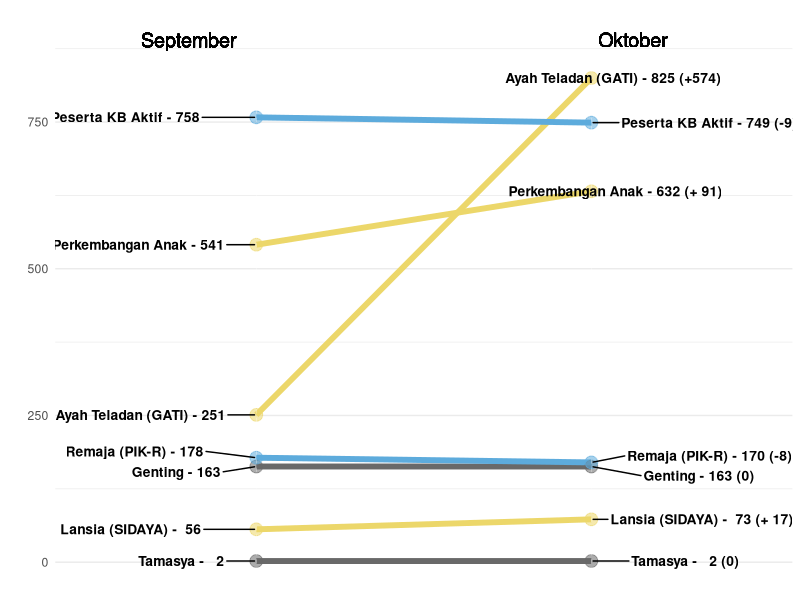
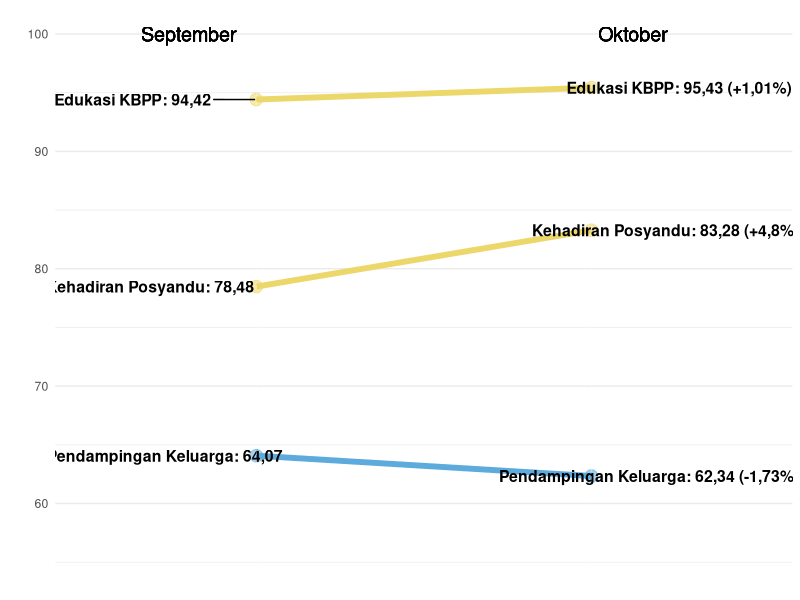
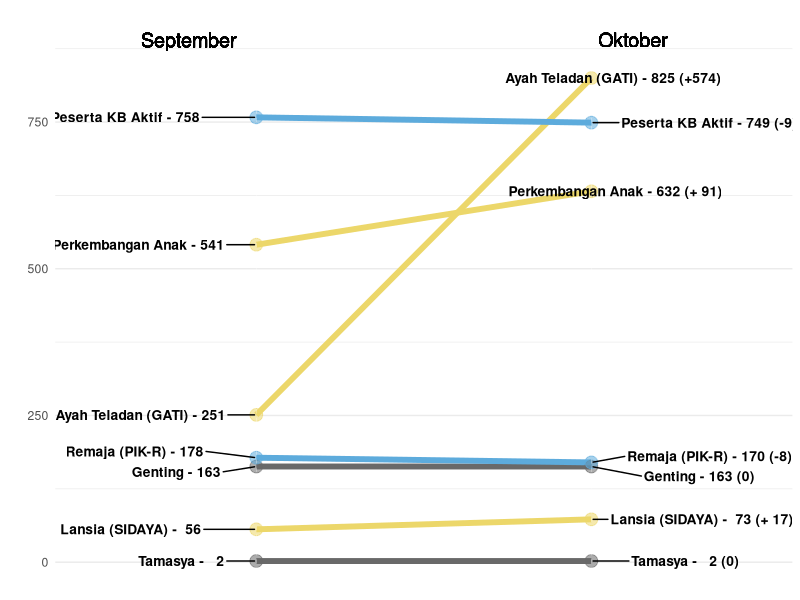
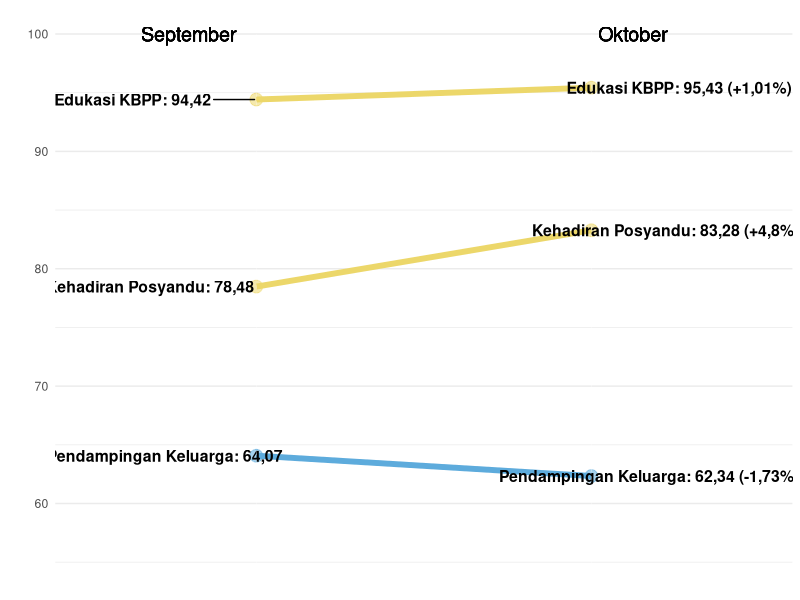

Recreate these plots in R, in order.
library(ggplot2)
library(dplyr)
library(tidyr)
library(ggrepel)
library(stringr)

# Data asli dari gambar
data_raw <- data.frame(
  Indikator = c(
    "Pendampingan Keluarga",
    "Kehadiran Posyandu",
    "Perkembangan Anak",
    "Genting",
    "Tamasya",
    "Edukasi KBPP",
    "Lansia (SIDAYA)",
    "Remaja (PIK-R)",
    "Ayah Teladan (GATI)",
    "Peserta KB Aktif"
  ),
  September = c(64.07, 78.48, 541, 163,2, 94.42, 56, 178, 251, 758),
  Oktober = c(62.34, 83.28, 632, 163, 2, 95.43, 73, 170, 825, 749)
)

# Tambahkan kolom jenis data
data_raw <- data_raw %>%
  mutate(
    Jenis = case_when(
      Indikator %in% c("Pendampingan Keluarga", "Kehadiran Posyandu", 
                       "Edukasi KBPP") ~ "Persentase",
      TRUE ~ "Absolut"
    )
  )

# Pisahkan data

data_absolut <- data_raw %>% filter(Jenis == "Absolut")


data_absolut <- data_absolut %>%
  mutate(
    Perubahan = Oktober - September,
    Label_Perubahan = ifelse(Perubahan > 0, paste0("+", format(Perubahan, big.mark = ".", scientific = FALSE)), 
                             ifelse(Perubahan < 0, format(Perubahan, big.mark = ".", scientific = FALSE), "0")),
    Label_Perubahan = str_squish(Label_Perubahan),
    Keterangan = ifelse(Perubahan > 0, "Naik", 
                        ifelse(Perubahan < 0, "Turun", "Tetap"))
  )

data_absolut <- data_absolut |>
  pivot_longer(
    cols = c(September, Oktober),
    names_to = "Bulan",
    values_to = "Nilai"
  )

data_absolut$Bulan <- factor(data_absolut$Bulan, levels = c("September", "Oktober"))


ggplot(data = data_absolut, aes(x = Bulan, y = Nilai, group = Indikator, fill=Keterangan)) +
  geom_line(aes(color = Keterangan), size = 2) +
  geom_point(aes(color = Keterangan, alpha = 1), size = 4) +
  geom_text_repel(data = data_absolut %>% filter(Bulan == "September"), 
                  aes(label = paste0(Indikator, " - ", format(Nilai, big.mark = ".", scientific = FALSE))) , 
                  hjust = 1.35, 
                  fontface = "bold", 
                  size = 3.5, color = "black") +
  geom_text_repel(data = data_absolut %>% filter(Bulan == "Oktober"), 
                  aes(label = paste0(Indikator, " - ", format(Nilai, big.mark = ".", scientific = FALSE), " (", Label_Perubahan, ")")) , 
                  hjust = -.35, 
                  fontface = "bold", 
                  size = 3.5, color = "black") +
  geom_vline(xintercept = 1, linetype="dashed", size=.1, color = "white") + 
  geom_vline(xintercept=2, linetype="dashed", size=.1, color="white") +
  scale_color_manual(labels = c("Naik", "Tetap", "Turun"), 
                     values = c("Naik"="#ecd76a", "Tetap"="#696969", "Turun"="#5dabdc")) +
  geom_text(label="September", x=1, y=890, hjust=1.2, size=5, color="black") +  # title
  geom_text(label="Oktober", x=2, y=890, hjust=-0.1, size=5, color="black") +
  ylim(0, 900) +
  theme_minimal() +
  theme(legend.position = "none", 
        panel.grid.major.x = element_blank(), panel.grid.minor.x  = element_blank(),
        axis.title.x = element_blank(),
        axis.title.y = element_text(color = "white"),
        axis.ticks = element_blank(), #
        #plot.title = element_markdown(size=14, face = "bold", hjust = 0.5, color = "white"),
        #plot.subtitle =  element_markdown(hjust = 0.5, color = "white"),
        ##plot.caption = element_text(color="white"),
        #plot.background = element_rect("black"),
        #panel.background = element_rect(fill = "black", color  =  NA),
        axis.text.x = element_blank()
  ) 

ggsave("I:/Datin/durasi_medsos.png", dpi = 320, width = 11.5, height = 5)

##
data_persen <- data_raw %>% filter(Jenis == "Persentase")

data_persen <- data_persen %>%
  mutate(
    Perubahan = Oktober - September,
    Label_Perubahan = ifelse(Perubahan > 0, paste0("+", gsub("\\.", ",", round(Perubahan,2))), 
                             ifelse(Perubahan < 0, gsub("\\.", ",", round(Perubahan,2)), "0")),
    Label_Perubahan = paste0(str_squish(Label_Perubahan), "%"),
    Keterangan = ifelse(Perubahan > 0, "Naik", 
                        ifelse(Perubahan < 0, "Turun", "Tetap"))
  )

data_persen <- data_persen |>
  pivot_longer(
    cols = c(September, Oktober),
    names_to = "Bulan",
    values_to = "Nilai"
  )

data_persen$Bulan <- factor(data_persen$Bulan, levels = c("September", "Oktober"))

ggplot(data = data_persen, aes(x = Bulan, y = Nilai, group = Indikator, fill=Keterangan)) +
  geom_line(aes(color = Keterangan), size = 2) +
  geom_point(aes(color = Keterangan, alpha = 1), size = 4) +
  geom_text_repel(data = data_persen %>% filter(Bulan == "September"), 
                  aes(label = paste0(Indikator, ": ", gsub("\\.", ",", round(Nilai,2)))) , 
                  hjust = 1.35, 
                  fontface = "bold", 
                  size = 4, color = "black") +
  geom_text_repel(data = data_persen %>% filter(Bulan == "Oktober"), 
                  aes(label = paste0(Indikator, ": ", gsub("\\.", ",", round(Nilai,2)), " (", Label_Perubahan, ")")) , 
                  hjust = -.35, 
                  fontface = "bold", 
                  size = 4, color = "black") +
  geom_vline(xintercept = 1, linetype="dashed", size=.1, color = "white") + 
  geom_vline(xintercept=2, linetype="dashed", size=.1, color="white") +
  scale_color_manual(labels = c("Naik", "Tetap", "Turun"), 
                     values = c("Naik"="#ecd76a", "Tetap"="#696969", "Turun"="#5dabdc")) +
  geom_text(label="September", x=1, y=100, hjust=1.2, size=5, color="black") +  # title
  geom_text(label="Oktober", x=2, y=100, hjust=-0.1, size=5, color="black") +
  ylim(55, 100) +
  theme_minimal() +
  theme(legend.position = "none", 
        panel.grid.major.x = element_blank(), panel.grid.minor.x  = element_blank(),
        axis.title.x = element_blank(),
        axis.title.y = element_text(color = "white"),
        axis.ticks = element_blank(), #
        #plot.title = element_markdown(size=14, face = "bold", hjust = 0.5, color = "white"),
        #plot.subtitle =  element_markdown(hjust = 0.5, color = "white"),
        ##plot.caption = element_text(color="white"),
        #plot.background = element_rect("black"),
        #panel.background = element_rect(fill = "black", color  =  NA),
        axis.text.x = element_blank()
  ) 

ggsave("I:/Datin/persen.png", dpi = 320, width = 11.5, height = 5)
